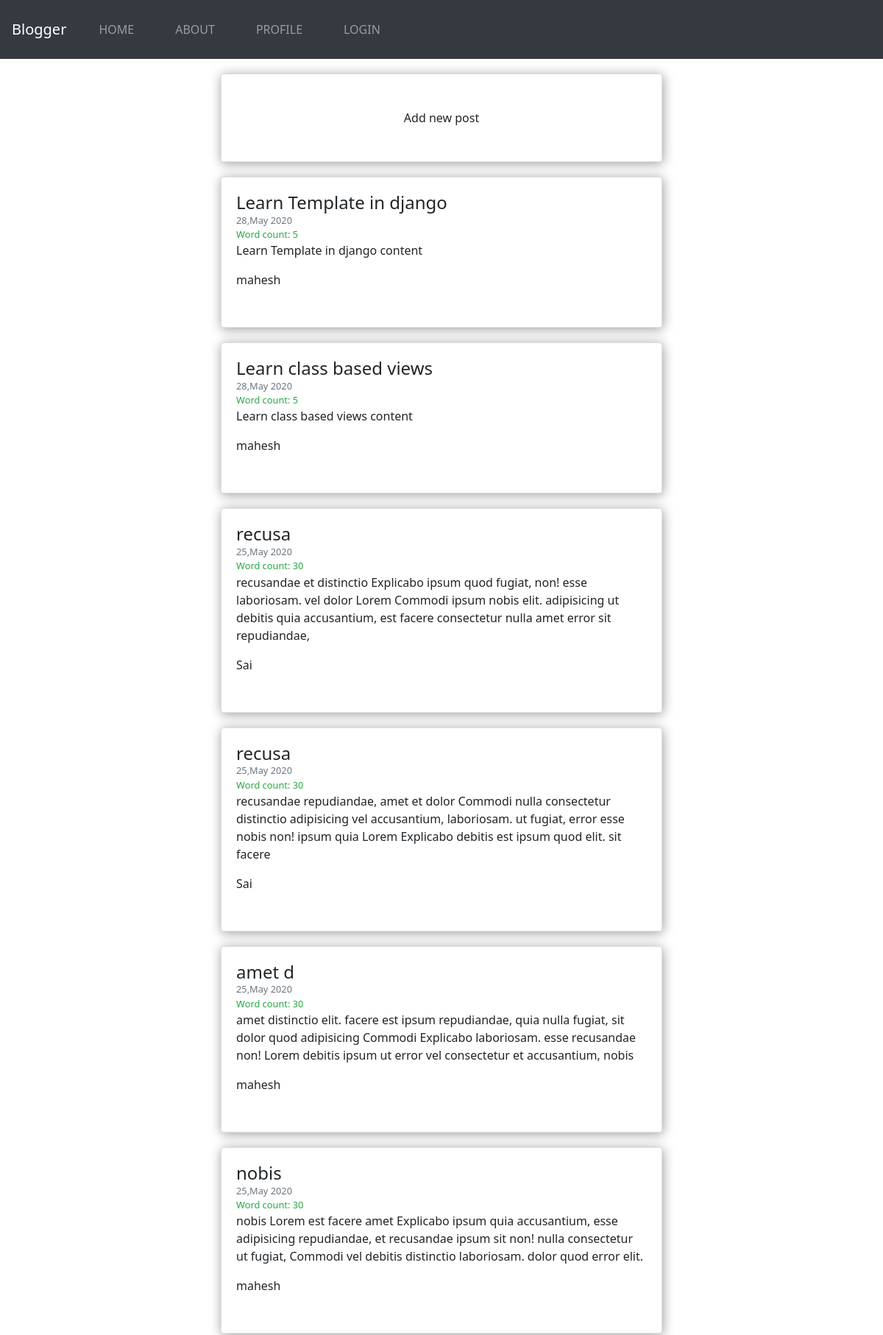
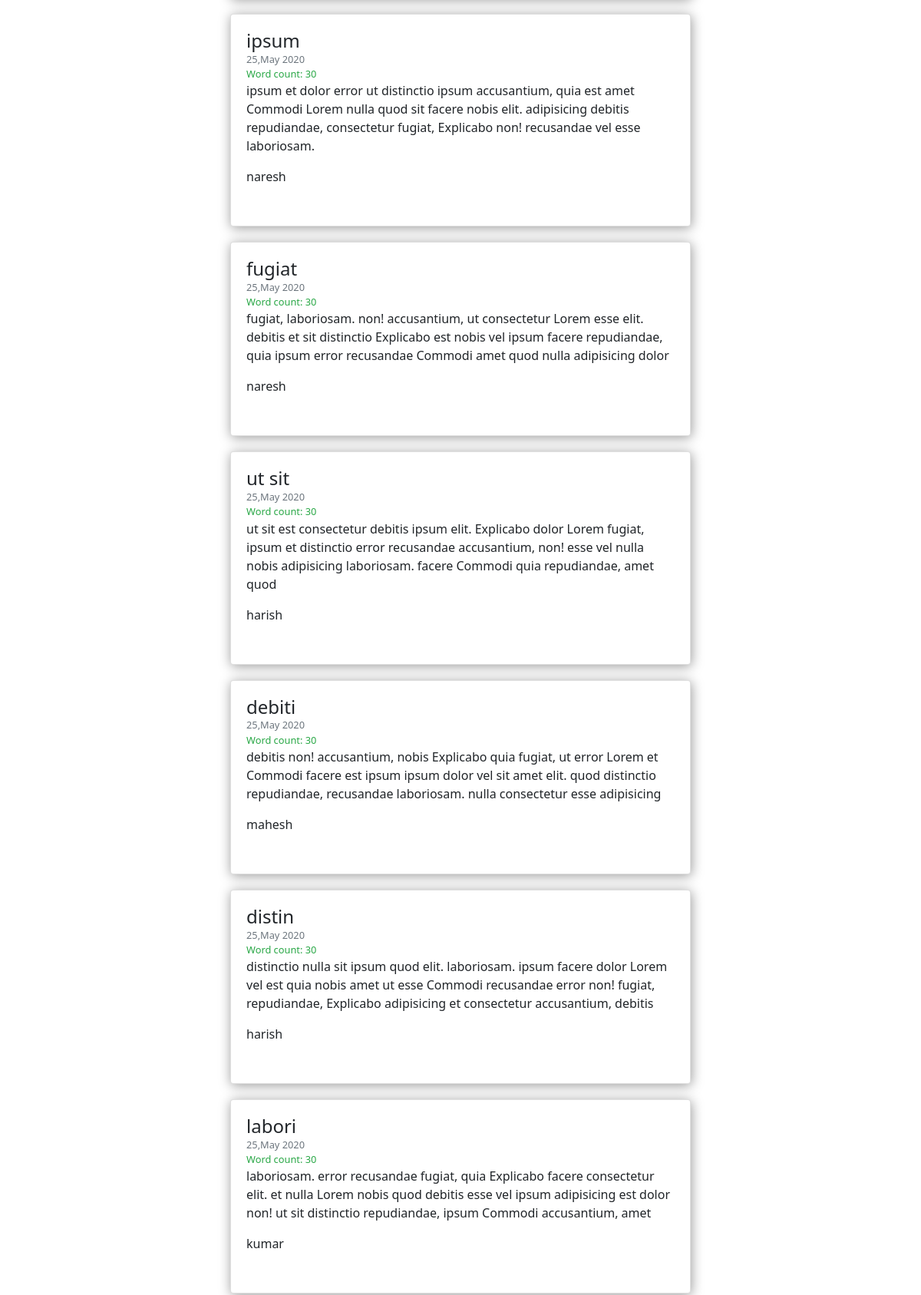
/home/ (upper part), run on the app's committed database (2 pictures, top to bottom).
### posts/models.py (models this page shows, shortened)
class Post(models.Model):
    title = models.CharField(max_length=200) # limited size string
    content = models.TextField() # string , but no limit
    create_date = models.DateTimeField(auto_now_add=True) # auto_now_add -> makes it immutable
    modified_date = models.DateTimeField(auto_now=True) # auto_now -> makes it mutable
    author = models.ForeignKey(User, on_delete=models.CASCADE)

### posts/views.py (the view)
# urls.py: path('home/',views.PostListView.as_view(), name="home"),
class PostListView(ListView):
    model = Post
    template_name = 'posts/home.html'
    context_object_name = 'posts'
    ordering = ['-create_date']

### posts/templates/posts/home.html (shortened to what this page needs)
{% extends 'posts/base.html' %}
{% block content %}
{% load static %}
<main class="container">
  <div class="card mr-auto">
    <a href="{% url 'posts-create' %}" class="btn">Add new post</a>
  </div>
  {% for post in posts %}
  <div class="card card-body mr-auto">
    <h1 class="mb-0">{{post.title}}
    </h1>
    <small class="text-muted">{{post.create_date | date:"d,M Y" }}</small>
    <small class="text-success">Word count: {{ post.content|wordcount }}</small>
    <p>{{post.content}}</p>
    <p>{{post.author}}</p>
  </div>
  {% endfor %}
</main>
{% endblock content %}

### posts/static/posts/css/main.css (style rules this page uses)
* { margin: 0; box-sizing: border-box; font-family: "Segoe UI", Tahoma, Geneva, Verdana, sans-serif; }
.card { width: 90%; max-width: 600px; box-shadow: 1px 2px 16px rgba(0, 0, 0, 0.4); padding: 20px; padding-top: 40px; padding-bottom: 40px; border-radius: 10px; margin: auto; margin-top: 20px; }
.card h1 { font-size: 24px; }
main { width: 100%; display: flex; flex-direction: column; justify-content: space-around; align-items: center; }
.container { width: 100%; max-width: 756px; margin: auto; }

### data on the page
Post: title "Learn Template in django", create_date "28,May 2020", content "5", content "Learn Template in django content", author "mahesh"
Post: title "Learn class based views", create_date "28,May 2020", content "5", content "Learn class based views content", author "mahesh"
Post: title "recusa", create_date "25,May 2020", content "30", content "recusandae et distinctio Explicabo ipsum quod fugiat, non! esse laboriosam. vel dolor Lorem Commodi ipsum nobis elit. adipisicing ut debitis quia accusantium, est facere consectetur nulla amet error sit repudiandae,", author "Sai"
Post: title "recusa", create_date "25,May 2020", content "30", content "recusandae repudiandae, amet et dolor Commodi nulla consectetur distinctio adipisicing vel accusantium, laboriosam. ut fugiat, error esse nobis non! ipsum quia Lorem Explicabo debitis est ipsum quod elit. sit facere", author "Sai"
Post: title "amet d", create_date "25,May 2020", content "30", content "amet distinctio elit. facere est ipsum repudiandae, quia nulla fugiat, sit dolor quod adipisicing Commodi Explicabo laboriosam. esse recusandae non! Lorem debitis ipsum ut error vel consectetur et accusantium, nobis", author "mahesh"
Post: title "nobis", create_date "25,May 2020", content "30", content "nobis Lorem est facere amet Explicabo ipsum quia accusantium, esse adipisicing repudiandae, et recusandae ipsum sit non! nulla consectetur ut fugiat, Commodi vel debitis distinctio laboriosam. dolor quod error elit.", author "mahesh"
Post: title "ipsum", create_date "25,May 2020", content "30", content "ipsum et dolor error ut distinctio ipsum accusantium, quia est amet Commodi Lorem nulla quod sit facere nobis elit. adipisicing debitis repudiandae, consectetur fugiat, Explicabo non! recusandae vel esse laboriosam.", author "naresh"
Post: title "fugiat", create_date "25,May 2020", content "30", content "fugiat, laboriosam. non! accusantium, ut consectetur Lorem esse elit. debitis et sit distinctio Explicabo est nobis vel ipsum facere repudiandae, quia ipsum error recusandae Commodi amet quod nulla adipisicing dolor", author "naresh"
Post: title "ut sit", create_date "25,May 2020", content "30", content "ut sit est consectetur debitis ipsum elit. Explicabo dolor Lorem fugiat, ipsum et distinctio error recusandae accusantium, non! esse vel nulla nobis adipisicing laboriosam. facere Commodi quia repudiandae, amet quod", author "harish"
Post: title "debiti", create_date "25,May 2020", content "30", content "debitis non! accusantium, nobis Explicabo quia fugiat, ut error Lorem et Commodi facere est ipsum ipsum dolor vel sit amet elit. quod distinctio repudiandae, recusandae laboriosam. nulla consectetur esse adipisicing", author "mahesh"
Post: title "distin", create_date "25,May 2020", content "30", content "distinctio nulla sit ipsum quod elit. laboriosam. ipsum facere dolor Lorem vel est quia nobis amet ut esse Commodi recusandae error non! fugiat, repudiandae, Explicabo adipisicing et consectetur accusantium, debitis", author "harish"
Post: title "labori", create_date "25,May 2020", content "30", content "laboriosam. error recusandae fugiat, quia Explicabo facere consectetur elit. et nulla Lorem nobis quod debitis esse vel ipsum adipisicing est dolor non! ut sit distinctio repudiandae, ipsum Commodi accusantium, amet", author "kumar"
